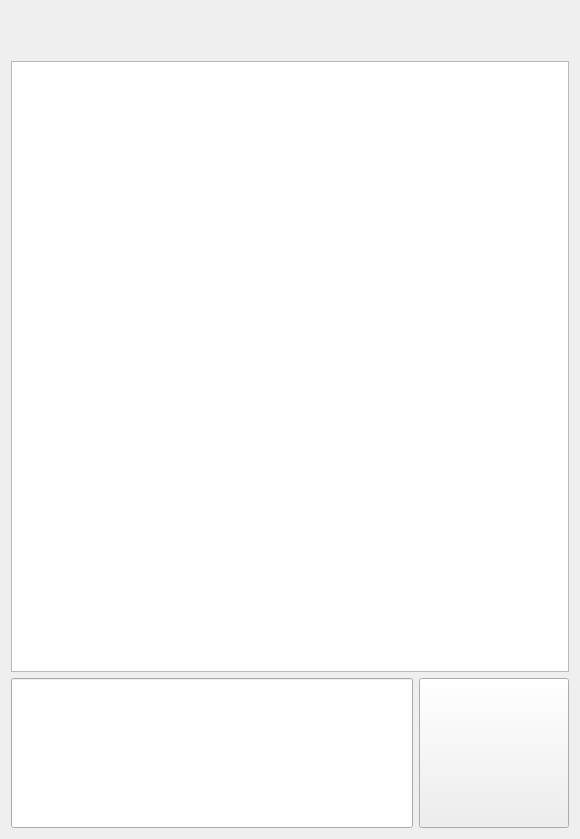
<?xml version="1.0" encoding="UTF-8"?>
<ui version="4.0">
 <class>chat</class>
 <widget class="QWidget" name="chat">
  <property name="geometry">
   <rect>
    <x>0</x>
    <y>0</y>
    <width>580</width>
    <height>839</height>
   </rect>
  </property>
  <property name="windowTitle">
   <string>Form</string>
  </property>
  <layout class="QGridLayout" name="gridLayout">
   <item row="0" column="0">
    <layout class="QVBoxLayout" name="verticalLayout" stretch="0,8,1">
     <item>
      <layout class="QHBoxLayout" name="horizontalLayout_2" stretch="2,2">
       <property name="spacing">
        <number>85</number>
       </property>
       <item>
        <widget class="QLabel" name="connected_status">
         <property name="font">
          <font>
           <family>Bahnschrift</family>
           <pointsize>24</pointsize>
           <weight>75</weight>
           <bold>true</bold>
          </font>
         </property>
         <property name="text">
          <string/>
         </property>
        </widget>
       </item>
       <item>
        <spacer name="horizontalSpacer">
         <property name="orientation">
          <enum>Qt::Horizontal</enum>
         </property>
         <property name="sizeHint" stdset="0">
          <size>
           <width>40</width>
           <height>20</height>
          </size>
         </property>
        </spacer>
       </item>
      </layout>
     </item>
     <item>
      <widget class="QTextEdit" name="chatQT">
       <property name="minimumSize">
        <size>
         <width>400</width>
         <height>600</height>
        </size>
       </property>
       <property name="font">
        <font>
         <pointsize>22</pointsize>
        </font>
       </property>
      </widget>
     </item>
     <item>
      <layout class="QHBoxLayout" name="horizontalLayout" stretch="4,1">
       <property name="sizeConstraint">
        <enum>QLayout::SetDefaultConstraint</enum>
       </property>
       <property name="topMargin">
        <number>0</number>
       </property>
       <item>
        <widget class="QLineEdit" name="setTextChatLine">
         <property name="enabled">
          <bool>true</bool>
         </property>
         <property name="sizePolicy">
          <sizepolicy hsizetype="Expanding" vsizetype="Expanding">
           <horstretch>0</horstretch>
           <verstretch>0</verstretch>
          </sizepolicy>
         </property>
         <property name="minimumSize">
          <size>
           <width>400</width>
           <height>100</height>
          </size>
         </property>
         <property name="font">
          <font>
           <pointsize>22</pointsize>
          </font>
         </property>
         <property name="tabletTracking">
          <bool>false</bool>
         </property>
         <property name="toolTip">
          <string/>
         </property>
         <property name="layoutDirection">
          <enum>Qt::LeftToRight</enum>
         </property>
         <property name="text">
          <string/>
         </property>
         <property name="alignment">
          <set>Qt::AlignLeading|Qt::AlignLeft|Qt::AlignVCenter</set>
         </property>
        </widget>
       </item>
       <item>
        <layout class="QVBoxLayout" name="verticalLayout_2" stretch="1,2,1">
         <item>
          <spacer name="verticalSpacer">
           <property name="orientation">
            <enum>Qt::Vertical</enum>
           </property>
           <property name="sizeHint" stdset="0">
            <size>
             <width>20</width>
             <height>40</height>
            </size>
           </property>
          </spacer>
         </item>
         <item>
          <widget class="QPushButton" name="setTextChatButton">
           <property name="enabled">
            <bool>true</bool>
           </property>
           <property name="sizePolicy">
            <sizepolicy hsizetype="Fixed" vsizetype="Fixed">
             <horstretch>0</horstretch>
             <verstretch>0</verstretch>
            </sizepolicy>
           </property>
           <property name="minimumSize">
            <size>
             <width>150</width>
             <height>150</height>
            </size>
           </property>
           <property name="text">
            <string/>
           </property>
          </widget>
         </item>
         <item>
          <spacer name="verticalSpacer_2">
           <property name="orientation">
            <enum>Qt::Vertical</enum>
           </property>
           <property name="sizeHint" stdset="0">
            <size>
             <width>20</width>
             <height>40</height>
            </size>
           </property>
          </spacer>
         </item>
        </layout>
       </item>
      </layout>
     </item>
    </layout>
   </item>
  </layout>
 </widget>
 <resources/>
 <connections/>
</ui>
